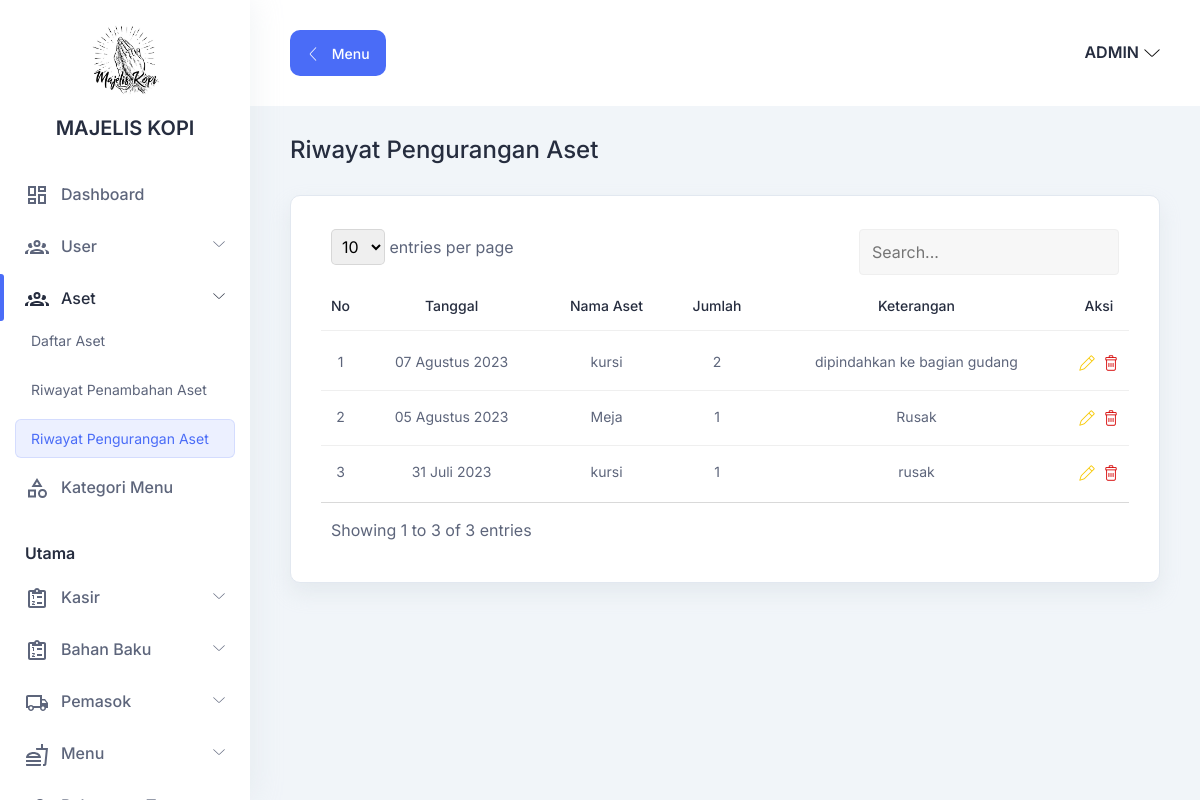
The app's page /index.php?h1=aset&h2=pengurangan_aset (signed in) with its own data.
### tables this page shows
CREATE TABLE `aset_berkurang`(
    `id` BIGINT UNSIGNED AUTO_INCREMENT,
    `id_aset` BIGINT UNSIGNED,
    `id_user` BIGINT UNSIGNED,
    `jumlah` INT,
    `keterangan` TEXT,
    `tanggal` DATE,
    PRIMARY KEY (`id`),
    FOREIGN KEY (`id_aset`) REFERENCES aset (`id`) ON DELETE CASCADE,
    FOREIGN KEY (`id_user`) REFERENCES user (`id`) ON DELETE CASCADE 
);

CREATE TABLE `aset` (
    `id` BIGINT UNSIGNED AUTO_INCREMENT,
    `nama` VARCHAR(255),
    `jumlah` INT,
    `keterangan` TEXT,
    `foto` VARCHAR(255),
    PRIMARY KEY (`id`)
);

### database/connection.php (called while the page is built, shortened)
<?php
function indonesiaDate($date)
{
  $tanggal = explode('-', $date)[2];
  $bulan = explode('-', $date)[1];
  $tahun = explode('-', $date)[0];
  return $tanggal . ' ' . MONTH_IN_INDONESIA[$bulan - 1] . ' ' . $tahun;
}

### halaman/aset/pengurangan/index.php (the view, shortened to what this page needs)
<section class="table-components">
    <div class="container-fluid">
        <div class="title-wrapper pt-30">
            <div class="row align-items-center">
                <div class="col">
                    <div class="title mb-30">
                        <h3>Riwayat Pengurangan Aset</h3>
                    </div>
                </div>
            </div>
        </div>
        <div class="tables-wrapper">
            <div class="row">
                <div class="col-lg-12">
                    <div class="card-style mb-30">
                        <div class="table-responsive">
                            <table id="table" class="table">
                                <thead>
                                    <tr>
                                        <th class="text-center fit">
                                            <h6>No</h6>
                                        </th>
                                        <th class="text-center">
                                            <h6>Tanggal</h6>
                                        </th>
                                        <th class="text-center">
                                            <h6>Nama Aset</h6>
                                        </th>
                                        <th class="text-center">
                                            <h6>Jumlah</h6>
                                        </th>
                                        <th class="text-center">
                                            <h6>Keterangan</h6>
                                        </th>
                                        <th class="fit text-center">
                                            <h6>Aksi</h6>
                                        </th>
                                    </tr>
                                </thead>
                                <?php
                                $q = "
                                    SELECT
                                        ab.*,
                                        a.nama nama_aset
                                    FROM
                                        aset_berkurang ab
                                    INNER JOIN
                                        aset a
                                    ON
                                        a.id=ab.id_aset
                                    ORDER BY
                                        ab.tanggal DESC";
                                $result = $conn->query($q);
                                $no = 1;
                                ?>
                                <tbody>
                                    <?php if ($result->num_rows) : ?>
                                        <?php while ($row = $result->fetch_assoc()) : ?>
                                            <tr>
                                                <td class="text-center fit">
                                                    <p><?= $no++; ?></p>
                                                </td>
                                                <td class="text-center">
                                                    <p><?= indonesiaDate($row['tanggal']); ?></p>
                                                </td>
                                                <td class="text-center">
                                                    <p><?= $row['nama_aset']; ?></p>
                                                </td>
                                                <td class="text-center">
                                                    <p><?= $row['jumlah']; ?></p>
                                                </td>
                                                <td class="text-center">
                                                    <p><?= $row['keterangan']; ?></p>
                                                </td>
                                                <td class="d-flex gap-2">
                                                    <div class="action">
                                                        <a href="?h1=aset&h2=ubah_pengurangan_aset&id=<?= $row['id']; ?>" class="text-warning">
                                                            <i class="lni lni-pencil"></i>
                                                        </a>
                                                    </div>
                                                    <div class="action">
                                                        <a onclick="return confirm('Yakin?')" href="?h1=aset&h2=hapus_pengurangan_aset&id=<?= $row['id']; ?>" class="text-danger">
                                                            <i class="lni lni-trash-can"></i>
                                                        </a>
                                                    </div>
                                                </td>
                                            </tr>
                                        <?php endwhile; ?>
                                    <?php else : ?>
                                        <tr>
                                            <td class="text-center" colspan="6">Data Kosong</td>
                                        </tr>
                                    <?php endif; ?>
                                </tbody>
                            </table>
                        </div>
                    </div>
                </div>
            </div>
        </div>
    </div>
</section>

### assets/css/fullcalendar.css (style rules this page uses)
:root { --fc-daygrid-event-dot-width: 8px; }
:root { --fc-list-event-dot-width: 10px; --fc-list-event-hover-bg-color: #f5f5f5; }

### assets/css/datatable.css (style rules this page uses)
.dataTable-table { max-width: 100%; width: 100%; border-spacing: 0; border-collapse: separate; }
.dataTable-table > tbody > tr > td, .dataTable-table > tbody > tr > th, .dataTable-table > tfoot > tr > td, .dataTable-table > tfoot > tr > th, .dataTable-table > thead > tr > td, .dataTable-table > thead > tr > th { vertical-align: top; padding: 8px 10px; }
.dataTable-table > thead > tr > th { vertical-align: bottom; text-align: left; border-bottom: 1px solid #d9d9d9; }
.dataTable-table th { vertical-align: bottom; text-align: left; }

### index.php (style rules this page uses)
.fit { width: 1%; white-space: nowrap; }

### records on screen
aset_berkurang: tanggal "07 Agustus 2023", id_aset.nama "kursi", jumlah "2", keterangan "dipindahkan ke bagian gudang"
aset_berkurang: tanggal "05 Agustus 2023", id_aset.nama "Meja", jumlah "1", keterangan "Rusak"
aset_berkurang: tanggal "31 Juli 2023", id_aset.nama "kursi", jumlah "1", keterangan "rusak"
